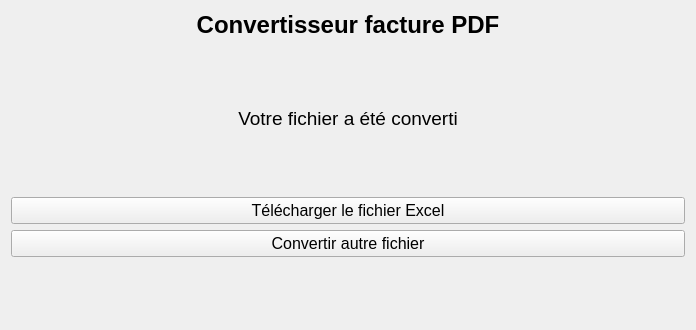
<?xml version="1.0" encoding="UTF-8"?>
<ui version="4.0">
 <class>Form</class>
 <widget class="QWidget" name="Form">
  <property name="geometry">
   <rect>
    <x>0</x>
    <y>0</y>
    <width>696</width>
    <height>330</height>
   </rect>
  </property>
  <property name="sizePolicy">
   <sizepolicy hsizetype="Expanding" vsizetype="Expanding">
    <horstretch>0</horstretch>
    <verstretch>0</verstretch>
   </sizepolicy>
  </property>
  <property name="font">
   <font>
    <pointsize>12</pointsize>
   </font>
  </property>
  <property name="windowTitle">
   <string>Form</string>
  </property>
  <layout class="QVBoxLayout" name="verticalLayout">
   <item>
    <widget class="QLabel" name="label">
     <property name="text">
      <string>&lt;html&gt;&lt;head/&gt;&lt;body&gt;&lt;p align=&quot;center&quot;&gt;&lt;span style=&quot; font-size:18pt; font-weight:700;&quot;&gt;Convertisseur facture PDF&lt;/span&gt;&lt;/p&gt;&lt;/body&gt;&lt;/html&gt;</string>
     </property>
    </widget>
   </item>
   <item>
    <spacer name="verticalSpacer_3">
     <property name="orientation">
      <enum>Qt::Orientation::Vertical</enum>
     </property>
     <property name="sizeHint" stdset="0">
      <size>
       <width>20</width>
       <height>40</height>
      </size>
     </property>
    </spacer>
   </item>
   <item>
    <widget class="QLabel" name="label_2">
     <property name="text">
      <string>&lt;html&gt;&lt;head/&gt;&lt;body&gt;&lt;p align=&quot;center&quot;&gt;&lt;span style=&quot; font-size:14pt;&quot;&gt;Votre fichier a été converti&lt;/span&gt;&lt;/p&gt;&lt;/body&gt;&lt;/html&gt;</string>
     </property>
    </widget>
   </item>
   <item>
    <spacer name="verticalSpacer">
     <property name="orientation">
      <enum>Qt::Orientation::Vertical</enum>
     </property>
     <property name="sizeHint" stdset="0">
      <size>
       <width>20</width>
       <height>40</height>
      </size>
     </property>
    </spacer>
   </item>
   <item>
    <widget class="QPushButton" name="b_Telecharger_Facture_Excel">
     <property name="text">
      <string>Télécharger le fichier Excel</string>
     </property>
    </widget>
   </item>
   <item>
    <widget class="QPushButton" name="b_Convertir_Autre_Facture">
     <property name="text">
      <string>Convertir autre fichier</string>
     </property>
    </widget>
   </item>
   <item>
    <spacer name="verticalSpacer_2">
     <property name="orientation">
      <enum>Qt::Orientation::Vertical</enum>
     </property>
     <property name="sizeHint" stdset="0">
      <size>
       <width>20</width>
       <height>40</height>
      </size>
     </property>
    </spacer>
   </item>
  </layout>
 </widget>
 <resources/>
 <connections/>
</ui>
